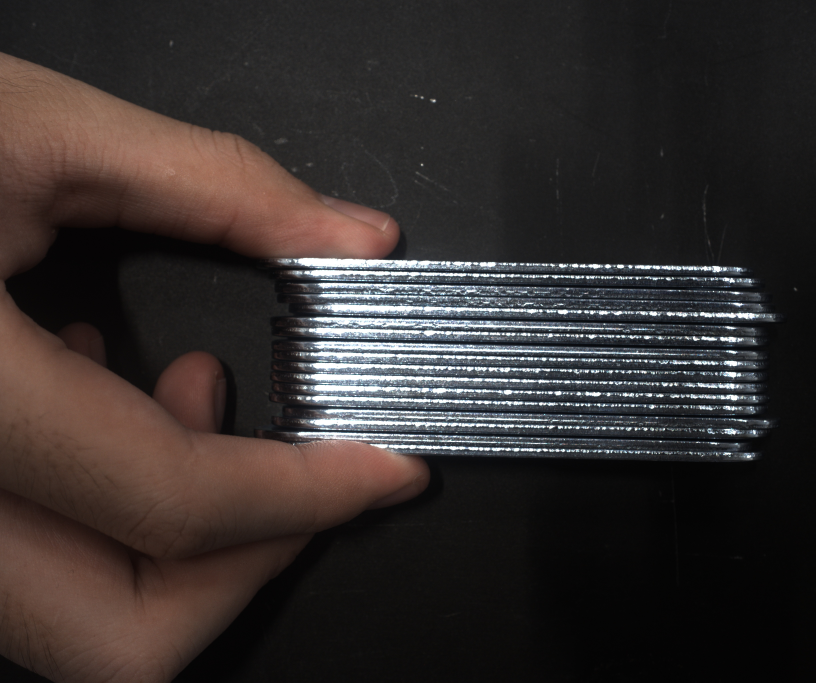
#> input picture images/Image_20260508090831787.jpg, 2448 x 2048 px (shown at 1/3 size); its folder holds only this picture in this run
$ python test.py
#> lines starting #> are read from the running program, lines starting #| are printed output that depends on the picture; after the words box and inside, x2 and y2 are one past the last pixel; in counts of white or black regions, pixels touching at a corner belong together
import csv
from pathlib import Path

import cv2
import numpy as np


ROOT = Path(__file__).resolve().parent
IMG_DIR = ROOT / "images"
OUT_DIR = ROOT / "outputs"

# ROI 固定像素坐标（可直接改数值，不再按比例计算）
# 建议先只调 ROI，确保只覆盖板材堆叠区域，避开塑料袋边缘与强反光区。
ROI_X1 = 0
ROI_Y1 = 0
ROI_X2 = 3072
ROI_Y2 = 2048

# 迁移算法参数（来源于 sheet-counter-main 语义）
# 预处理对比度增益。值越大，纹理和噪声都会被放大。
CONTRAST_ALPHA = 1.25
# Canny 低阈值（高影响参数）：偏小会引入噪声边，偏大可能漏检细线。
CANNY_LOW = 25
# Canny 高阈值（高影响参数）：与 CANNY_LOW 配合决定边缘数量。
CANNY_HIGH = 100
# Hough 累加阈值（高影响参数）：越大越严格，线段数量会减少。
HOUGH_THRESHOLD = 100
# 最小线段长度占 ROI 宽度比例（高影响参数）：越大越不易误检短噪声线。
MIN_LINE_LENGTH_RATIO = 0.07
# Hough 线段最大连接间隙：越大越容易把断裂线拼成一条。
MAX_LINE_GAP = 10
# 水平线筛选阈值（高影响参数）：仅保留 abs(y1-y2) 小于该值的线段。
HORIZONTAL_DY_TH = 2
# DBSCAN 邻域半径（高影响参数）：越大越容易把相邻层合并成同一簇。
DBSCAN_EPS = 2
# DBSCAN 成簇最小样本数：越大越抑制孤立噪声，但可能漏掉弱层线。
DBSCAN_MIN_SAMPLES = 2


def ensure_dir(path: Path) -> None:
    path.mkdir(parents=True, exist_ok=True)


def get_roi(img: np.ndarray) -> tuple[np.ndarray, tuple[int, int, int, int]]:
    h, w = img.shape[:2]
    x1 = max(0, min(ROI_X1, w - 1))
    x2 = max(x1 + 1, min(ROI_X2, w))
    y1 = max(0, min(ROI_Y1, h - 1))
    y2 = max(y1 + 1, min(ROI_Y2, h))
    return img[y1:y2, x1:x2].copy(), (x1, y1, x2, y2)


def dbscan_1d(values: list[int], eps: int, min_samples: int) -> list[int]:
    if not values:
        return []
    pts = np.array(values, dtype=np.int32)
    n = len(pts)
    labels = np.full(n, -1, dtype=np.int32)
    visited = np.zeros(n, dtype=bool)
    cluster_id = 0

    def neighbors(i: int) -> np.ndarray:
        return np.where(np.abs(pts - pts[i]) <= eps)[0]

    for i in range(n):
        if visited[i]:
            continue
        visited[i] = True
        nbrs = neighbors(i)
        if len(nbrs) < min_samples:
            continue
        labels[i] = cluster_id
        seeds = list(nbrs.tolist())
        k = 0
        while k < len(seeds):
            j = seeds[k]
            if not visited[j]:
                visited[j] = True
                nbrs_j = neighbors(j)
                if len(nbrs_j) >= min_samples:
                    for t in nbrs_j.tolist():
                        if t not in seeds:
                            seeds.append(t)
            if labels[j] == -1:
                labels[j] = cluster_id
            k += 1
        cluster_id += 1
    return labels.tolist()


def algo_migrated_dbscan(roi_bgr: np.ndarray) -> tuple[int, dict[str, np.ndarray], np.ndarray]:
    preprocessed = cv2.convertScaleAbs(roi_bgr, alpha=CONTRAST_ALPHA, beta=0)
    gray = cv2.cvtColor(preprocessed, cv2.COLOR_BGR2GRAY)
    edges = cv2.Canny(gray, CANNY_LOW, CANNY_HIGH, apertureSize=3)

    min_line_length = max(20, int(roi_bgr.shape[1] * MIN_LINE_LENGTH_RATIO))
    lines = cv2.HoughLinesP(
        edges,
        rho=1,
        theta=np.pi / 180,
        threshold=HOUGH_THRESHOLD,
        minLineLength=min_line_length,
        maxLineGap=MAX_LINE_GAP,
    )

    raw_vis = roi_bgr.copy()
    horizontal_vis = roi_bgr.copy()
    cluster_vis = roi_bgr.copy()
    result_vis = roi_bgr.copy()

    horizontal_lines = []
    if lines is not None:
        for line in lines:
            x1, y1, x2, y2 = map(int, line[0])
            cv2.line(raw_vis, (x1, y1), (x2, y2), (80, 170, 255), 1)
            if abs(y1 - y2) < HORIZONTAL_DY_TH:
                horizontal_lines.append((x1, y1, x2, y2))
                cv2.line(horizontal_vis, (x1, y1), (x2, y2), (0, 255, 255), 1)

    y_midpoints = [int((y1 + y2) // 2) for x1, y1, x2, y2 in horizontal_lines]
    labels = dbscan_1d(y_midpoints, eps=DBSCAN_EPS, min_samples=DBSCAN_MIN_SAMPLES)
    valid_labels = sorted({lb for lb in labels if lb != -1})
    migrated_count = len(valid_labels)

    palette = [
        (255, 80, 80),
        (80, 255, 80),
        (80, 160, 255),
        (255, 200, 80),
        (220, 120, 255),
        (120, 255, 220),
    ]
    for idx, line in enumerate(horizontal_lines):
        x1, y1, x2, y2 = line
        lb = labels[idx] if idx < len(labels) else -1
        color = (120, 120, 120) if lb == -1 else palette[lb % len(palette)]
        cv2.line(cluster_vis, (x1, y1), (x2, y2), color, 1)

    cluster_centers = []
    for lb in valid_labels:
        ys = [y_midpoints[i] for i, v in enumerate(labels) if v == lb]
        if ys:
            cluster_centers.append(int(round(float(np.mean(ys)))))
    cluster_centers.sort()

    for y in cluster_centers:
        cv2.line(result_vis, (0, y), (result_vis.shape[1] - 1, y), (0, 255, 255), 1)
    cv2.putText(
        result_vis,
        f"Migrated DBSCAN count={migrated_count}",
        (10, 28),
        cv2.FONT_HERSHEY_SIMPLEX,
        0.8,
        (0, 255, 255),
        2,
    )

    mids = {
        "01_preprocessed.png": preprocessed,
        "02_edges_canny.png": edges,
        "03_hough_lines_raw.png": raw_vis,
        "04_horizontal_lines_filtered.png": horizontal_vis,
        "05_dbscan_clusters.png": cluster_vis,
    }
    return migrated_count, mids, result_vis


def save_gray_or_bgr(path: Path, img: np.ndarray) -> None:
    if img.ndim == 2:
        cv2.imwrite(str(path), img)
    else:
        cv2.imwrite(str(path), img[:, :, :3])


def process_one(img_path: Path) -> dict[str, int]:
    img = cv2.imread(str(img_path))
    if img is None:
        raise RuntimeError(f"Failed to read: {img_path}")

    roi, (x1, y1, x2, y2) = get_roi(img)
    out_base = OUT_DIR / img_path.stem
    ensure_dir(out_base)
    save_gray_or_bgr(out_base / "00_input.png", img)
    save_gray_or_bgr(out_base / "00_roi.png", roi)

    counts = {}
    name = "algo_migrated_dbscan"
    algo_dir = out_base / name
    ensure_dir(algo_dir)
    count, mids, result = algo_migrated_dbscan(roi)
    for fname, m in mids.items():
        save_gray_or_bgr(algo_dir / fname, m)
    save_gray_or_bgr(algo_dir / "99_result_roi.png", result)

    full = img.copy()
    cv2.rectangle(full, (x1, y1), (x2, y2), (0, 255, 255), 2)
    full[y1:y2, x1:x2] = result
    cv2.putText(full, f"{name}: {count}", (20, 40), cv2.FONT_HERSHEY_SIMPLEX, 1.0, (0, 255, 255), 2)
    save_gray_or_bgr(algo_dir / "99_result_full.png", full)
    counts[name] = count

    return counts


def main() -> None:
    ensure_dir(OUT_DIR)
    image_paths = sorted([p for p in IMG_DIR.glob("*") if p.suffix.lower() in {".jpg", ".jpeg", ".png", ".bmp", ".tif", ".tiff", ".webp"}])
    if not image_paths:
        print("No images found in images/")
        return

    summary_path = OUT_DIR / "summary.csv"
    rows = []
    for p in image_paths:
        counts = process_one(p)
#> in process_one, img is the input picture: shape (2048, 2448, 3); mean B, G, R 45.1, 46.6, 52.9
#> in process_one, `roi, (x1, y1, x2, y2) = get_roi(img)`: x1 = 0; x2 = 2448; y2 = 2048
#> in algo_migrated_dbscan, `preprocessed = cv2.convertScaleAbs(roi_bgr, alpha=CONTRAST_ALPHA, beta..`:
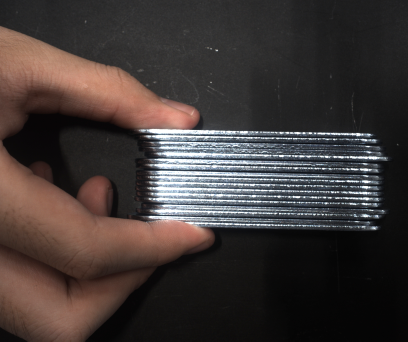
#> preprocessed: shape (2048, 2448, 3) (shown at 1/6 size); mean B, G, R 54.8, 56.7, 64.8
#> in algo_migrated_dbscan, `gray = cv2.cvtColor(preprocessed, cv2.COLOR_BGR2GRAY)`:
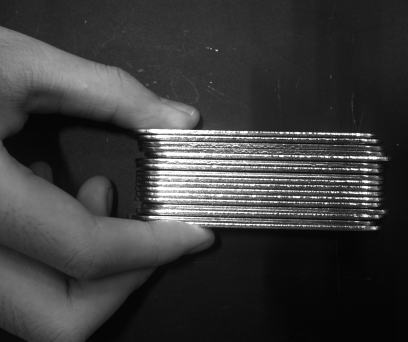
#> gray: shape (2048, 2448) (shown at 1/6 size); min 0, max 255, mean 58.9
#> in algo_migrated_dbscan, `edges = cv2.Canny(gray, CANNY_LOW, CANNY_HIGH, apertureSize=3)`:
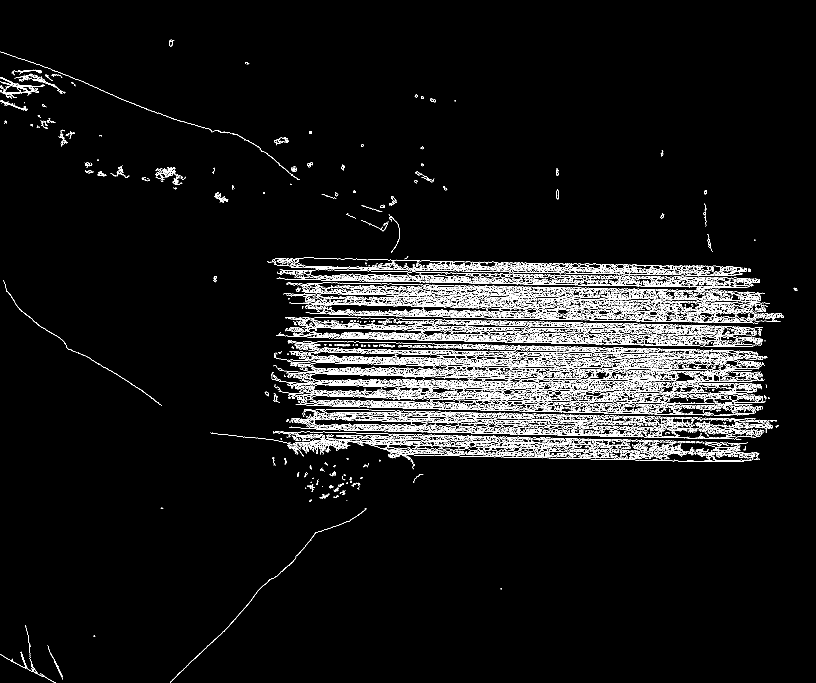
#> edges: shape (2048, 2448) (shown at 1/3 size); 4.3% white in thin lines or dots
#> in algo_migrated_dbscan, `lines = cv2.HoughLinesP( edges, rho=1, theta=np.pi / 180, threshold=HO..`: lines = 188 rows, first 6: [1258, 846, 1732, 854], [1393, 807, 2127, 819], [1211, 1036, 1541, 1042], [1040, 1047, 1258, 1051], [1503, 897, 1974, 906], [927, 877, 1110, 881]
#> the loop in algo_migrated_dbscan, `for line in lines:` made 188 passes
#> after the loop in algo_migrated_dbscan, `for line in lines:`:
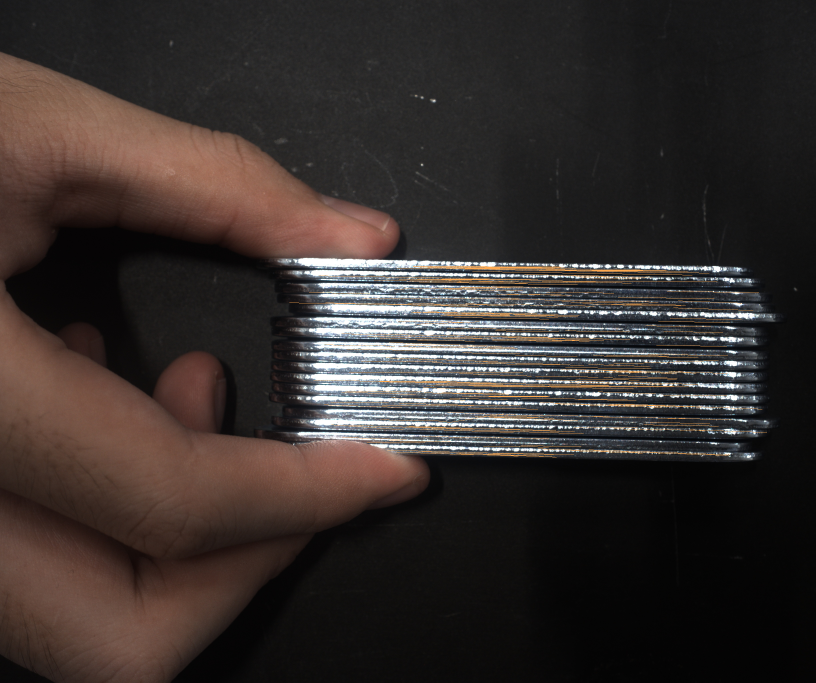
#> raw_vis: shape (2048, 2448, 3) (shown at 1/3 size); mean B, G, R 44.8, 47.3, 54.6
#> after the loop in algo_migrated_dbscan, `for line in lines:`: horizontal_lines = 42 items, first 6: (1047, 1116, 1568, 1116), (1342, 945, 1530, 945), (1083, 1083, 1310, 1083), (1086, 895, 1557, 895), (1146, 1217, 1561, 1217), (1227, 838, 1613, 838)
#> in algo_migrated_dbscan, `y_midpoints = [int((y1 + y2) // 2) for x1, y1, x2, y2 in horizontal_li..`: y_midpoints = 42 values, max 1326 at index 26, min 799 at index 29, mean 997.4
#> in dbscan_1d, `pts = np.array(values, dtype=np.int32)`: pts has the same summary as y_midpoints in algo_migrated_dbscan
#> in dbscan_1d, `n = len(pts)`: n = 42
#> in dbscan_1d, `labels = np.full(n, -1, dtype=np.int32)`: labels = 42 values from -1 to -1
#> the loop in dbscan_1d, `for i in range(n):` made 42 passes
#> nbrs on passes 3, 4, 5, 9, 19, 23, 26, 27: [2], [3], [4], [8], [18], [22], [25], [26]
#> after the loop in dbscan_1d, `for i in range(n):`: cluster_id = 6; labels = 42 values, max 5 at index 13, min -1 at index 2, mean 2.55
#> in algo_migrated_dbscan, `valid_labels = sorted({lb for lb in labels if lb != -1})`: valid_labels = [0, 1, 2, 3, 4, 5]
#> in algo_migrated_dbscan, `migrated_count = len(valid_labels)`: migrated_count = 6
#> the loop in algo_migrated_dbscan, `for idx, line in enumerate(horizontal_lines):` made 42 passes
#> (x1, y1, x2, y2, lb, color) on passes 1 to 8: (1047, 1116, 1568, 1116, 0, (255, 80, 80)), (1342, 945, 1530, 945, 1, (80, 255, 80)), (1083, 1083, 1310, 1083, -1, (120, 120, 120)), (1086, 895, 1557, 895, -1, (120, 120, 120)), (1146, 1217, 1561, 1217, -1, (120, 120, 120)), (1227, 838, 1613, 838, 2, (80, 160, 255)), (1405, 1156, 1633, 1156, 3, (255, 200, 80)), (1644, 1158, 2066, 1158, 3, (255, 200, 80))
#> the loop in algo_migrated_dbscan, `for lb in valid_labels:` made 6 passes
#> ys on passes 1 to 5: [1116, 1117], [945, 946, 944], [838, 837, 839], [1156, 1158, 1154, 1157, 1159, 1155, 1160], [1186, 1190, 1188, 1189]
#> after the loop in algo_migrated_dbscan, `for lb in valid_labels:`: cluster_centers = [1116, 945, 838, 1157, 1188, 806]
#> the loop in algo_migrated_dbscan, `for y in cluster_centers:` made 6 passes
#> y on passes 1 to 6: 806, 838, 945, 1116, 1157, 1188
#> in process_one, `count, mids, result = algo_migrated_dbscan(roi)`: count = 6; mids = 5 items
#> the loop in process_one, `for fname, m in mids.items():` made 5 passes
#> fname on passes 1 to 5: '01_preprocessed.png', '02_edges_canny.png', '03_hough_lines_raw.png', '04_horizontal_lines_filtered.png', '05_dbscan_clusters.png'
#> counts = {'algo_migrated_dbscan': 6}
        row = {"image": p.name}
        row.update(counts)
        rows.append(row)
        print(f"{p.name} -> {counts}")
#| Image_20260508090831787.jpg -> {'algo_migrated_dbscan': 6}

    headers = [
        "image",
        "migrated_dbscan_count",
    ]
    for row in rows:
        row["migrated_dbscan_count"] = row.get("algo_migrated_dbscan", 0)
#> this loop made 1 pass
    rows_for_csv = [{k: row.get(k, 0 if k != "image" else "") for k in headers} for row in rows]
    with open(summary_path, "w", newline="", encoding="utf-8") as f:
        writer = csv.DictWriter(f, fieldnames=headers)
        writer.writeheader()
        writer.writerows(rows_for_csv)
    print(f"Saved summary: {summary_path}")


if __name__ == "__main__":
    main()

$ run again, on images/Image_20260509112817782.jpg
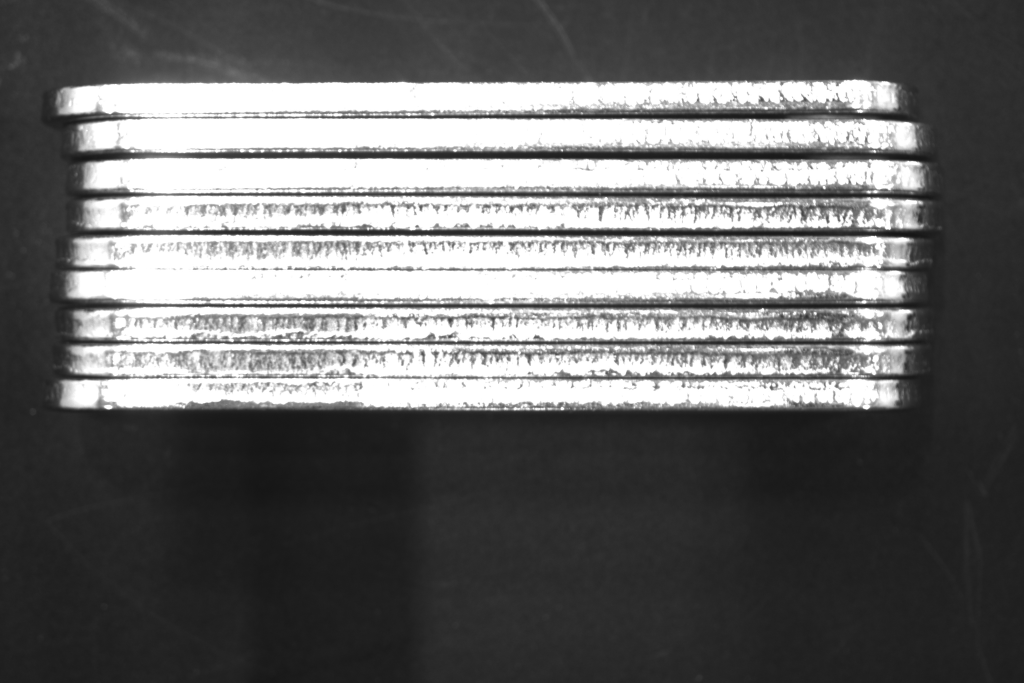
#> input picture images/Image_20260509112817782.jpg, 3072 x 2048 px (shown at 1/3 size)
#> in process_one, img is the input picture: shape (2048, 3072, 3); min 20, max 255, mean 106.1
#> in process_one, `roi, (x1, y1, x2, y2) = get_roi(img)`: x1 = 0; x2 = 3072; y2 = 2048
#> in algo_migrated_dbscan, `preprocessed = cv2.convertScaleAbs(roi_bgr, alpha=CONTRAST_ALPHA, beta..`:
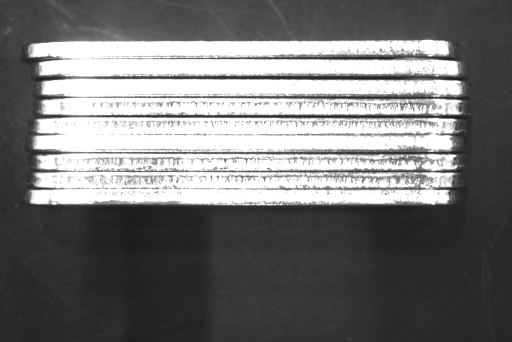
#> preprocessed: shape (2048, 3072, 3) (shown at 1/6 size); min 25, max 255, mean 118.2
#> in algo_migrated_dbscan, `edges = cv2.Canny(gray, CANNY_LOW, CANNY_HIGH, apertureSize=3)`:
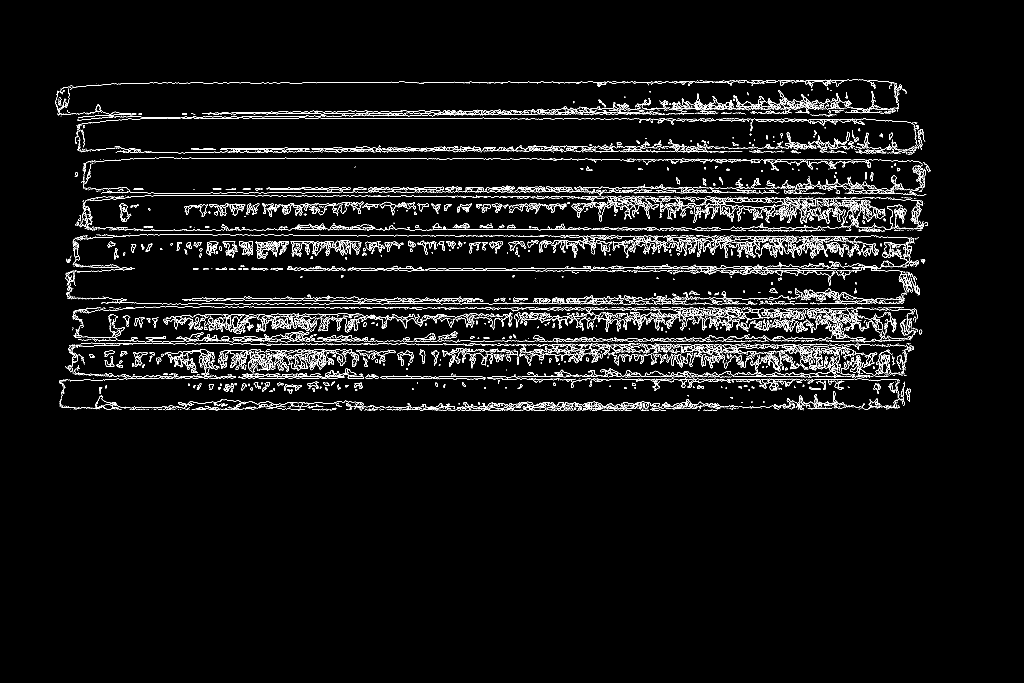
#> edges: shape (2048, 3072) (shown at 1/3 size); 3.1% white in thin lines or dots, all inside (x1, y1, x2, y2) = (165, 238, 2792, 1233)
#> lines = 22 rows, first 6: [1045, 911, 1336, 911], [2012, 1130, 2287, 1130], [1433, 1023, 1809, 1023], [2235, 805, 2465, 805], [443, 354, 659, 354], [2348, 613, 2607, 613]
#> the loop in algo_migrated_dbscan, `for line in lines:` made 22 passes
#> after the loop in algo_migrated_dbscan, `for line in lines:`: horizontal_lines = 19 items, first 6: (1045, 911, 1336, 911), (2012, 1130, 2287, 1130), (1433, 1023, 1809, 1023), (2235, 805, 2465, 805), (443, 354, 659, 354), (2348, 613, 2607, 613)
#> y_midpoints = [911, 1130, 1023, 805, 354, 613, 688, 1224, 452, 342, 575, 742, 617, 337, 1225, 813, 731, 691, 745]
#> pts = 19 values, max 1225 at index 14, min 337 at index 13, mean 737.8
#> n = 19
#> in dbscan_1d, `labels = np.full(n, -1, dtype=np.int32)`: labels = 19 values from -1 to -1
#> the loop in dbscan_1d, `for i in range(n):` made 19 passes
#> nbrs on passes 1, 2, 3, 4, 5, 6, 7, 9: [0], [1], [2], [3], [4], [5], [6], [8]
#> after the loop in dbscan_1d, `for i in range(n):`: cluster_id = 1; labels = 19 values, max 0 at index 7, min -1 at index 0, mean -0.895
#> in algo_migrated_dbscan, `labels = dbscan_1d(y_midpoints, eps=DBSCAN_EPS, min_samples=DBSCAN_MIN..`: labels = [-1, -1, -1, -1, -1, -1, -1, 0, -1, -1, -1, -1, -1, -1, 0, -1, -1, -1, -1]
#> valid_labels = [0]
#> migrated_count = 1
#> the loop in algo_migrated_dbscan, `for idx, line in enumerate(horizontal_lines):` made 19 passes
#> (x1, y1, x2, y2, lb, color) on passes 1 to 8: (1045, 911, 1336, 911, -1, (120, 120, 120)), (2012, 1130, 2287, 1130, -1, (120, 120, 120)), (1433, 1023, 1809, 1023, -1, (120, 120, 120)), (2235, 805, 2465, 805, -1, (120, 120, 120)), (443, 354, 659, 354, -1, (120, 120, 120)), (2348, 613, 2607, 613, -1, (120, 120, 120)), (1492, 688, 1838, 688, -1, (120, 120, 120)), (1236, 1224, 1471, 1224, 0, (255, 80, 80))
#> the loop in algo_migrated_dbscan, `for lb in valid_labels:` made 1 pass
#> ys on pass 1: [1224, 1225]
#> after the loop in algo_migrated_dbscan, `for lb in valid_labels:`: cluster_centers = [1224]
#> the loop in algo_migrated_dbscan, `for y in cluster_centers:` made 1 pass
#> count = 1; mids = 5 items
#> the loop in process_one, `for fname, m in mids.items():` made 5 passes
#> fname on passes 1 to 5: '01_preprocessed.png', '02_edges_canny.png', '03_hough_lines_raw.png', '04_horizontal_lines_filtered.png', '05_dbscan_clusters.png'
#> counts = {'algo_migrated_dbscan': 1}
#| Image_20260509112817782.jpg -> {'algo_migrated_dbscan': 1}
#> the loop in main, `for row in rows:` made 1 pass
#> rows_for_csv = 1 item
